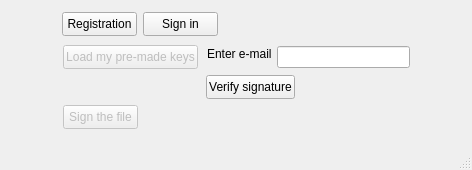
<?xml version="1.0" encoding="UTF-8"?>
<ui version="4.0">
 <class>MainWindow</class>
 <widget class="QMainWindow" name="MainWindow">
  <property name="windowModality">
   <enum>Qt::NonModal</enum>
  </property>
  <property name="enabled">
   <bool>true</bool>
  </property>
  <property name="geometry">
   <rect>
    <x>0</x>
    <y>0</y>
    <width>472</width>
    <height>170</height>
   </rect>
  </property>
  <property name="minimumSize">
   <size>
    <width>472</width>
    <height>126</height>
   </size>
  </property>
  <property name="maximumSize">
   <size>
    <width>47199</width>
    <height>10000</height>
   </size>
  </property>
  <property name="acceptDrops">
   <bool>false</bool>
  </property>
  <property name="windowTitle">
   <string>Electronic Digital Signature</string>
  </property>
  <widget class="QWidget" name="centralwidget">
   <widget class="QPushButton" name="Registration">
    <property name="geometry">
     <rect>
      <x>62</x>
      <y>12</y>
      <width>75</width>
      <height>24</height>
     </rect>
    </property>
    <property name="text">
     <string>Registration</string>
    </property>
   </widget>
   <widget class="QPushButton" name="SugnIn">
    <property name="geometry">
     <rect>
      <x>143</x>
      <y>12</y>
      <width>75</width>
      <height>24</height>
     </rect>
    </property>
    <property name="text">
     <string>Sign in</string>
    </property>
   </widget>
   <widget class="QLabel" name="label">
    <property name="geometry">
     <rect>
      <x>207</x>
      <y>46</y>
      <width>64</width>
      <height>16</height>
     </rect>
    </property>
    <property name="text">
     <string>Enter e-mail</string>
    </property>
   </widget>
   <widget class="QPushButton" name="LoadMyKeys">
    <property name="enabled">
     <bool>false</bool>
    </property>
    <property name="geometry">
     <rect>
      <x>63</x>
      <y>45</y>
      <width>135</width>
      <height>24</height>
     </rect>
    </property>
    <property name="text">
     <string>Load my pre-made keys</string>
    </property>
   </widget>
   <widget class="QLineEdit" name="EMail">
    <property name="geometry">
     <rect>
      <x>277</x>
      <y>46</y>
      <width>133</width>
      <height>22</height>
     </rect>
    </property>
   </widget>
   <widget class="QPushButton" name="Verification">
    <property name="enabled">
     <bool>true</bool>
    </property>
    <property name="geometry">
     <rect>
      <x>206</x>
      <y>75</y>
      <width>89</width>
      <height>24</height>
     </rect>
    </property>
    <property name="text">
     <string>Verify signature</string>
    </property>
   </widget>
   <widget class="QPushButton" name="SingFile">
    <property name="enabled">
     <bool>false</bool>
    </property>
    <property name="geometry">
     <rect>
      <x>63</x>
      <y>105</y>
      <width>75</width>
      <height>24</height>
     </rect>
    </property>
    <property name="text">
     <string>Sign the file</string>
    </property>
   </widget>
  </widget>
  <widget class="QStatusBar" name="statusbar"/>
 </widget>
 <resources/>
 <connections/>
</ui>
